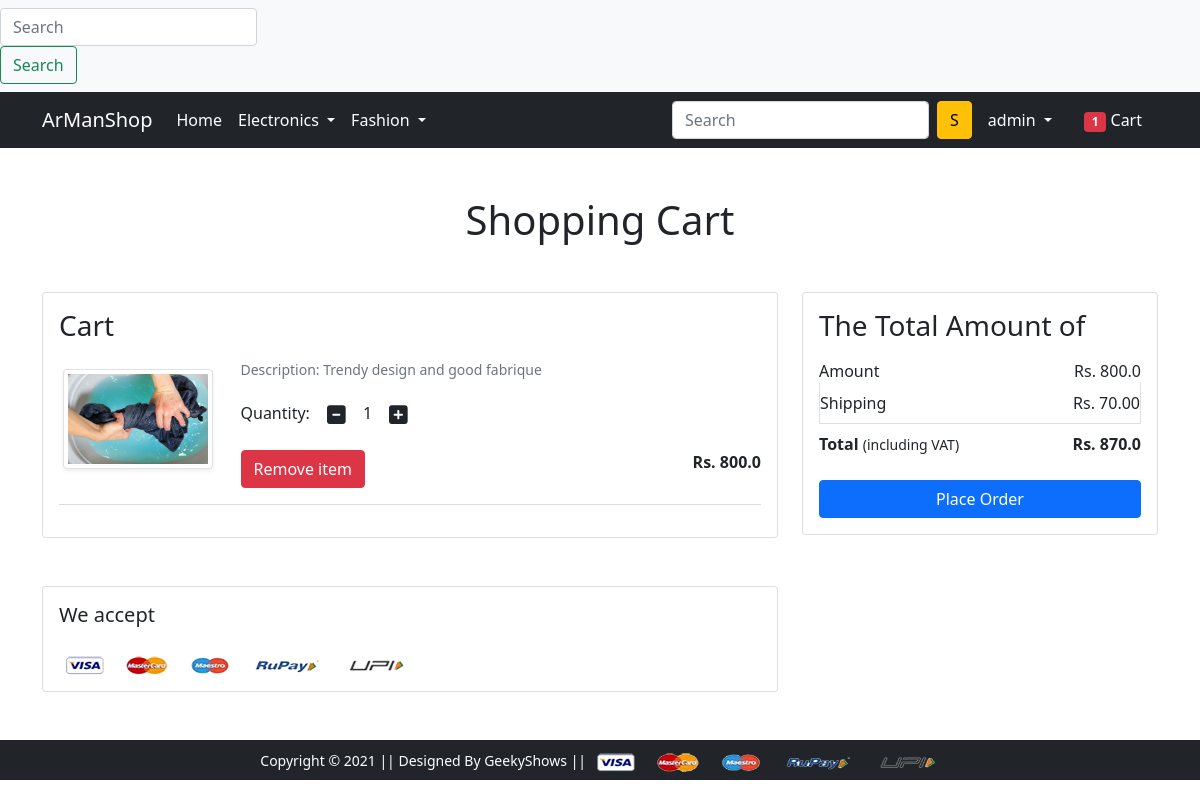
The app's page /cart/ (signed in) with its own data.
### app/models.py (models this page shows, shortened)
class Cart(models.Model):
    user=models.ForeignKey(User, on_delete=models.CASCADE)
    product=models.ForeignKey(Product, on_delete=models.CASCADE)
    quantity=models.IntegerField(default=0, null=True, blank=True)
    @property
    def cartTotal(self):
       total= self.product.selling_price* self.quantity
       return total

class Product(models.Model):
    title=models.CharField(max_length=100)
    selling_price=models.FloatField()
    discount_price=models.FloatField()
    description=models.TextField()
    brand=models.CharField(max_length=100)
    category=models.CharField(choices=CATEGORY_CHOICES, max_length=2)
    product_image=models.ImageField(upload_to='productimg')

### app/views.py (the view)
# urls.py: path('cart/', views.cart, name='cart'),
def cart(request):
  product=Product.objects.all()
  cart=Cart.objects.filter(user=request.user)
  total=70
  cartItems=0
  for i in cart:
     total+=i.cartTotal
     cartItems+=i.quantity
  print(cartItems)
  return render(request, 'app/addtocart.html',{'cart':cart,'total':total,'cartItems':cartItems})

### app/templates/app/addtocart.html (shortened to what this page needs)
{% extends 'app/base.html' %}
{% load static %}
{% block main-content %}
<div class="container my-5">
 <div class="row">
  <h1 class="text-center mb-5">Shopping Cart</h1>
  <div class="col-sm-8">
  <div class="card">
   <div class="card-body">
    <h3>Cart</h3>
    {% for i in cart %}
    <div class="row">
     <div class="col-sm-3 text-center align-self-center"><img src="{{i.product.product_image.url}}" alt="" srcset="" class="img-fluid img-thumbnail shadow-sm" height="150" width="150"> </div>
     <div class="col-sm-9">
      <div>
       <p class="mb-2 text-muted small">Description: {{i.product.description}}</p>
       <div class="my-3">
        <label for="quantity">Quantity:</label>
        <a data-product={{i.product.id}} data-action="remove"  class="minus-cart btn ""><i class="fas fa-minus-square fa-lg"></i></a>
          <span id="quantity">{{i.quantity}}</span>
        <a data-product={{i.product.id}} data-action="add"  class="plus-cart btn update-cart"><i class="fas fa-plus-square fa-lg"></i></a>
       </div>
       <div class="d-flex justify-content-between">
        <a data-product={{i.product.id}} data-action="delete"  class="btn btn-danger add-btn remove-cart">Remove item </a>
        <p class="mb-0"><span><strong>Rs. <span id="producttotal">{{i.cartTotal}}</span></strong></span></p>
       </div>
      </div>
     </div>
    </div>
    <hr class="text-muted">
    {% endfor %}
   </div>
   </div>
  </div>
  <div class="col-sm-4">
   <div class="card">
    <div class="card-body">
      <h3>The Total Amount of </h3>
      <ul class="list-group">
        {% for i in cart %}
       <li class="list-group-item d-flex justify-content-between align-items-center border-0 px-0 pb-0">Amount<span id="carttotal">Rs. {{i.cartTotal}}</span></li>
       {% endfor %}
       <li class="list-group-item d-flex justify-content-between align-items-center px-0">Shipping<span>Rs. 70.00</span></li>
       <li class="list-group-item d-flex justify-content-between align-items-center border-0 px-0 mb-3">
        <div>
           <strong>Total</strong> <small>(including VAT)</small>
         </div>
         <span><strong>Rs. <strong id="total">{{total}}</strong> </strong></span>
       </li>
      </ul>
      <div class="d-grid"><a href="{% url 'checkout' %}" class="btn btn-primary">Place Order</a></div>
    </div>
   </div>
  </div>
 </div>
</div>
<div class="container">
 <div class="row">
  <div class="col-sm-8">
   <div class="card">
    <div class="card-body">
      <h5 class="mb-4">We accept</h5>
      <img src="{% static 'app/images/payment.png' %}" alt="" class="img-fluid">
    </div>
  </div>
  </div>
 </div>
</div>
{% endblock main-content %}

### app/templates/app/base.html (shortened to what this page needs)
<!doctype html>
{% load static %}
<html lang="en">
  <head>
    <link href="https://cdn.jsdelivr.net/npm/bootstrap@5.0.0-beta1/dist/css/bootstrap.min.css" rel="stylesheet">
    <link rel="stylesheet" href="{% static 'app/css/owl.carousel.min.css' %}">
    <link rel="stylesheet" href="{% static 'app/css/all.min.css' %}">
    <link rel="stylesheet" href="{% static 'app/css/style.css' %}">
  </head>
  <body>
    <nav class="navbar navbar-light bg-light justify-content-between">
      <form class="form-inline">
        <input class="form-control mr-sm-2" type="search" placeholder="Search" aria-label="Search">
        <button class="btn btn-outline-success my-2 my-sm-0" type="submit">Search</button>
      </form>
    </nav>
    <nav class="navbar navbar-expand-lg navbar-dark bg-dark">
     <div class="container">
       <a class="navbar-brand" href="/">ArManShop</a>
       <div class="collapse navbar-collapse" id="navbarSupportedContent">
         <ul class="navbar-nav me-auto mb-2 mb-lg-0">
           <li class="nav-item">
             <a class="nav-link active" aria-current="page" href="/">Home</a>
           </li>
           <li class="nav-item dropdown">
             <a class="nav-link dropdown-toggle text-white" href="#" id="electronicsDropdown" role="button" data-bs-toggle="dropdown" aria-expanded="false">
               Electronics
             </a>
           </li>
           <li class="nav-item dropdown">
             <a class="nav-link dropdown-toggle text-white" href="#" id="fashionDropdown" role="button" data-bs-toggle="dropdown" aria-expanded="false">
               Fashion
             </a>
           </li>
         </ul>
         <form class="d-flex">
           <input class="form-control me-2"  type="search" placeholder="Search" aria-label="Search">
           <button class="btn btn-warning" type="submit">S</button>
         </form>
         <div>
          <ul class="navbar-nav me-auto mb-2 mb-lg-0">
           <li class="nav-item dropdown mx-2">
            {% if request.user.is_authenticated %}
              <a class="nav-link dropdown-toggle text-white" href="#" id="profileDropdown" role="button" data-bs-toggle="dropdown" aria-expanded="false">
                {{user.username}}
              </a>
            </li>
            <li class="nav-item mx-2">
             <a href="{% url 'cart' %}" class="nav-link text-white"><span class="badge bg-danger">{{cartItems}}</span> Cart </a>
            </li>
            {% endif %}
          </ul>
         </div>
       </div>
     </div>
    </nav>
    {% block main-content %} {% endblock main-content %}
    <footer class="container-fluid bg-dark text-center p-2 mt-5">
        <small class="text-white">Copyright &copy; 2021 || Designed By GeekyShows || </small>
        <img src="{% static 'app/images/payment.png' %}" alt="" srcset="" class="img-fluid" height="2px">
    </footer>
  </body>
</html>

### records on screen
Cart: product.product_image (picture), product.description "Trendy design and good fabrique", quantity "1", cartTotal "800.0"

### other values on screen
{{ user.username }} "admin"
{{ cartItems }} "1"
{{ total }} "870.0"
